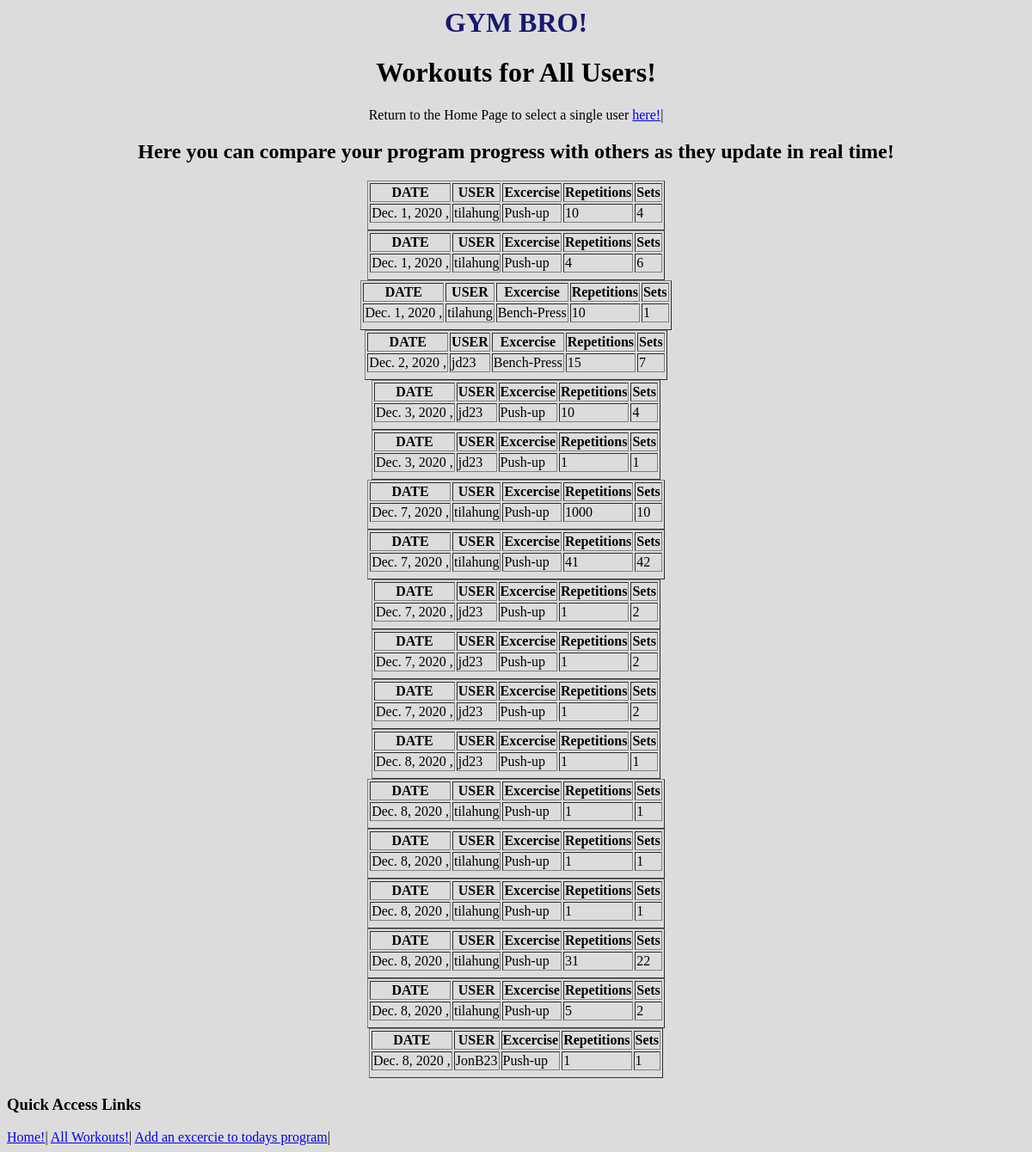
Before: /gym_bro/program/1 with the older database file.
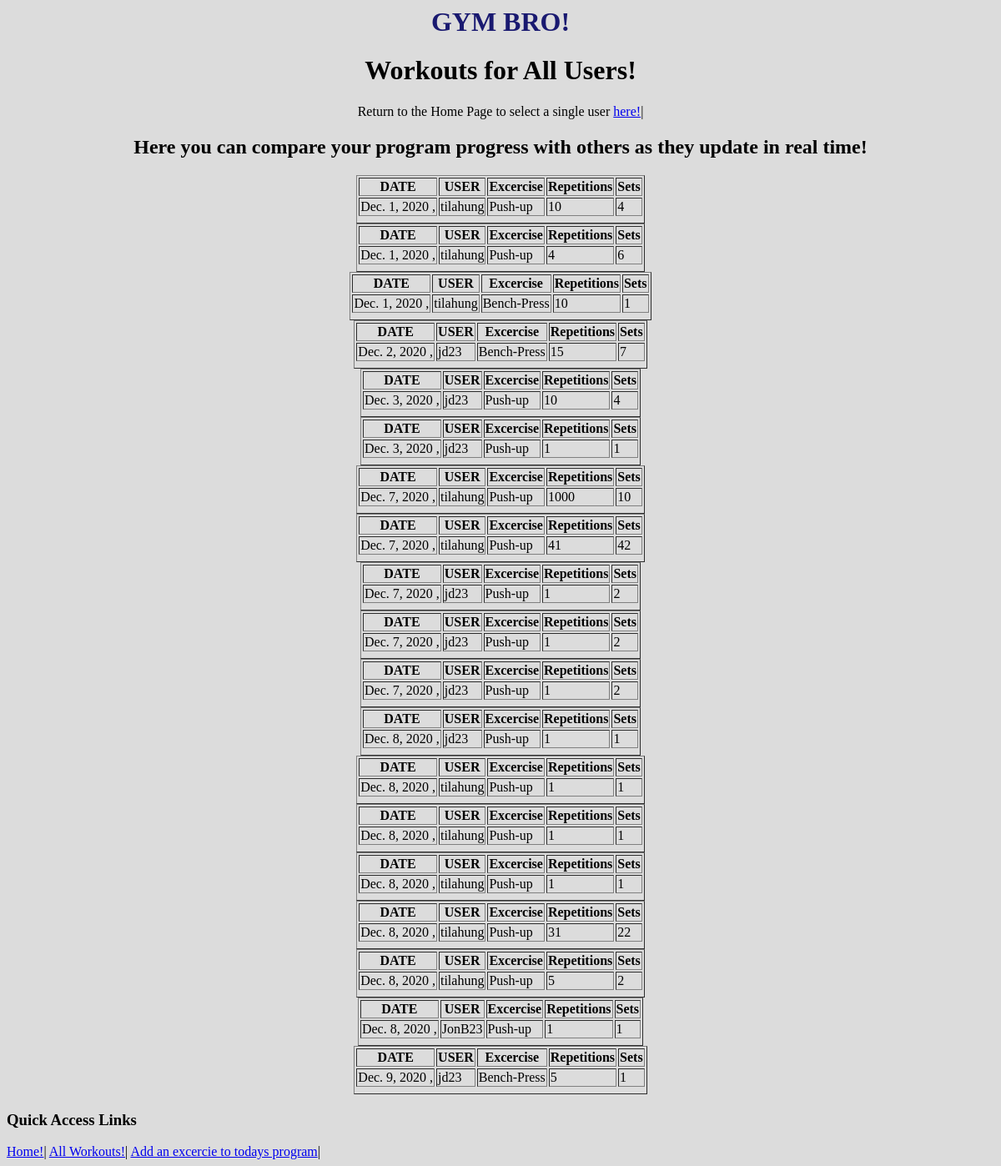
After: the same page with the newer database file.
### gym_bro/models.py (models this page shows, shortened)
class Program(models.Model):
    user = models.ForeignKey('User', on_delete=models.CASCADE)
    excercises = models.ForeignKey(Workout, on_delete=models.CASCADE)
    reps = models.IntegerField (blank=True)
    sets = models.IntegerField (blank=True) #is there a way to add numeric feilds ?
    date = models.DateField (blank=True,default=datetime.date.today)

class User(models.Model):
    first_name = models.TextField(blank=True)
    last_name = models.TextField(blank=True)
    user_name = models.TextField(blank=True)
    def __str__ (self):
        return f'{self.user_name}'

class Workout(models.Model):
    name = models.TextField(blank=True)
    description = models.TextField(blank=True)
    image_url = models.URLField(blank=True)
    def __str__ (self):
        return f'{self.name}'

### gym_bro/views.py (the view)
class ProgramPageView (ListView):
    model = Program  #retrive the program objects from database
    template_name = "gym_bro/program.html" # delegate display to this url
    context_object_name = "program" #use this variable name to call objects in the template

### gym_bro/templates/gym_bro/program.html (shortened to what this page needs)
{% extends 'gym_bro/base.html' %}
{% block content %}
<html>
<body style="background-color: gainsboro;">
<center>
<h1>Workouts for All Users! </h1>
Return to the Home Page to select a single user <a href="{% url 'home' %}">here!</a>|
    <h2>Here you can compare your program progress with others as they update in real time!<h2>
{% for p in program %}
<table border="1">
<tr>
    <th>DATE</th>
    <th>USER</th>
    <th>Excercise</th>
    <th>Repetitions</th>
    <th>Sets</th>
</tr>
<tr>
    <td> {{p.date}} , </td>
    <td> {{p.user}}</td>
    <td> {{p.excercises}}  </td>
    <td> {{p.reps}} </td>
    <td> {{p.sets}} </td>
</table>
{% endfor %}
</center>
{% endblock %}

Changed rows visible on the page:
added Program: date "Dec. 9, 2020", user "jd23", excercises "Bench-Press", reps "5", sets "1"
